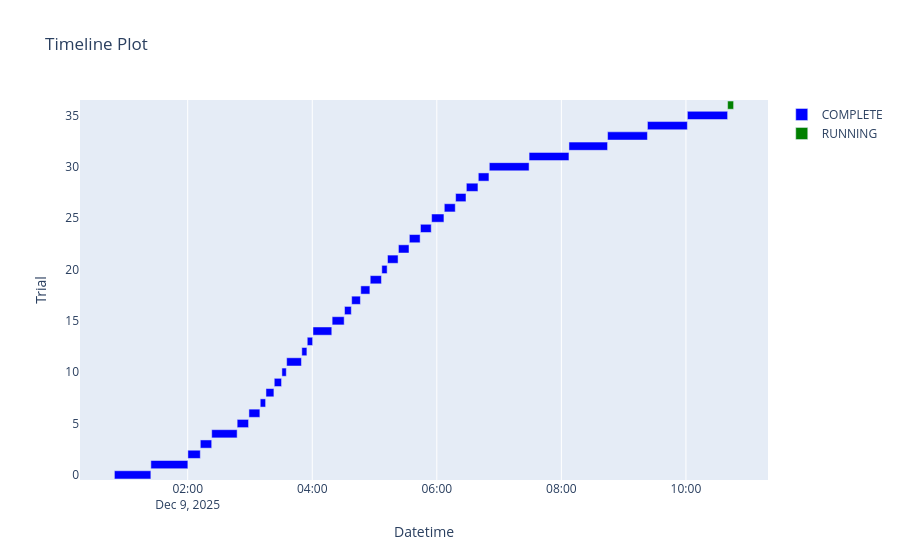

The code cell stored with this chart in its notebook:
### Code cell
plot_timeline(study)

### Figure 1 — Plotly figure (JSON) as saved in the notebook; plotly's stock layout.template omitted (floating-point values rounded to 4 significant figures)
{"data": [{"base": ["2025-12-09T00:49:23.119699", "2025-12-09T01:24:30.775792", "2025-12-09T02:00:10.058318", "2025-12-09T02:12:09.020114", "2025-12-09T02:23:07.770069", "2025-12-09T02:47:39.095046", "2025-12-09T02:58:58.262710", "2025-12-09T03:09:52.497767", "2025-12-09T03:15:23.971711", "2025-12-09T03:23:23.883527", "2025-12-09T03:30:45.437254", "2025-12-09T03:35:19.965150", "2025-12-09T03:49:56.301620", "2025-12-09T03:55:10.982671", "2025-12-09T04:00:42.183059", "2025-12-09T04:19:09.450874", "2025-12-09T04:31:05.844221", "2025-12-09T04:37:58.709222", "2025-12-09T04:46:45.279793", "2025-12-09T04:55:51.540190", "2025-12-09T05:07:00.703895", "2025-12-09T05:12:29.502019", "2025-12-09T05:23:01.162450", "2025-12-09T05:33:32.531198", "2025-12-09T05:44:15.262473", "2025-12-09T05:54:58.812905", "2025-12-09T06:07:12.992776", "2025-12-09T06:18:07.235469", "2025-12-09T06:28:27.568858", "2025-12-09T06:39:58.440439", "2025-12-09T06:50:34.896276", "2025-12-09T07:28:54.354488", "2025-12-09T08:07:19.007310", "2025-12-09T08:44:30.752696", "2025-12-09T09:22:55.461630", "2025-12-09T10:01:24.181207"], "hovertemplate": "%{text}<extra>COMPLETE</extra>", "marker": {"color": "blue"}, "name": "COMPLETE", "orientation": "h", "text": ["{<br>  \"number\": 0,<br>  \"values\": [<br>    0.12129639089107513<br>  ],<br>  \"params\": {<br>    \"backbone\": \"prithvi_eo_v2_600_tl\",<br>    \"batch_size\": 8,<br>    \"decoder_channels\": 512,<br>    \"lr\": 0.00041917115166952007,<br>    \"weight_decay\": 0.1595857358814127,<br>    \"head_dropout\": 0.010292247147901223,<br>    \"optimizer\": \"AdamW\",<br>    \"use_scheduler\": false,<br>    \"use_class_weights\": false,<br>    \"weight_scale\": 1.1479175279631737,<br>    \"freeze_backbone\": false<br>  }<br>}", "{<br>  \"number\": 1,<br>  \"values\": [<br>    0.573955774307251<br>  ],<br>  \"params\": {<br>    \"backbone\": \"prithvi_eo_v2_600_tl\",<br>    \"batch_size\": 32,<br>    \"decoder_channels\": 512,<br>    \"lr\": 1.3346527038305929e-05,<br>    \"weight_decay\": 0.10769622478263129,<br>    \"head_dropout\": 0.08526206184364576,<br>    \"optimizer\": \"Adam\",<br>    \"use_scheduler\": true,<br>    \"use_class_weights\": false,<br>    \"weight_scale\": 1.1602287406094018,<br>    \"freeze_backbone\": false<br>  }<br>}", "{<br>  \"number\": 2,<br>  \"values\": [<br>    0.11841987818479538<br>  ],<br>  \"params\": {<br>    \"backbone\": \"prithvi_eo_v2_600_tl\",<br>    \"batch_size\": 16,<br>    \"decoder_channels\": 256,<br>    \"lr\": 0.004138851334163268,<br>    \"weight_decay\": 0.20745667656752517,<br>    \"head_dropout\": 0.46974947078209456,<br>    \"optimizer\": \"Adam\",<br>    \"use_scheduler\": false,<br>    \"use_class_weights\": false,<br>    \"weight_scale\": 1.083015934534223,<br>    \"freeze_backbone\": false<br>  }<br>}", "{<br>  \"number\": 3,<br>  \"values\": [<br>    0.5222628116607666<br>  ],<br>  \"params\": {<br>    \"backbone\": \"prithvi_eo_v2_300_tl\",<br>    \"batch_size\": 32,<br>    \"decoder_channels\": 256,<br>    \"lr\": 3.4381725121151744e-05,<br>    \"weight_decay\": 0.010218376758008088,<br>    \"head_dropout\": 0.4077307142274171,<br>    \"optimizer\": \"Adam\",<br>    \"use_scheduler\": false,<br>    \"use_class_weights\": false,<br>    \"weight_scale\": 1.4349471902413369,<br>    \"freeze_backbone\": true<br>  }<br>}", "{<br>  \"number\": 4,<br>  \"values\": [<br>    0.45129114389419556<br>  ],<br>  \"params\": {<br>    \"backbone\": \"prithvi_eo_v2_600_tl\",<br>    \"batch_size\": 32,<br>    \"decoder_channels\": 512,<br>    \"lr\": 0.0011306704080979888,<br>    \"weight_decay\": 0.08986552644007194,<br>    \"head_dropout\": 0.3854835899772805,<br>    \"optimizer\": \"SGD\",<br>    \"use_scheduler\": false,<br>    \"use_class_weights\": false,<br>    \"weight_scale\": 0.97153397161449,<br>    \"freeze_backbone\": false<br>  }<br>}", "{<br>  \"number\": 5,<br>  \"values\": [<br>    0.0<br>  ],<br>  \"params\": {<br>    \"backbone\": \"prithvi_eo_v2_600_tl\",<br>    \"batch_size\": 8,<br>    \"decoder_channels\": 512,<br>    \"lr\": 0.0015173740912703608,<br>    \"weight_decay\": 0.1191609571377583,<br>    \"head_dropout\": 0.43573029509385885,<br>    \"optimizer\": \"Adam\",<br>    \"use_scheduler\": false,<br>    \"use_class_weights\": true,<br>    \"weight_scale\": 0.6650778867915151,<br>    \"freeze_backbone\": false<br>  }<br>}", "{<br>  \"number\": 6,<br>  \"values\": [<br>    0.0<br>  ],<br>  \"params\": {<br>    \"backbone\": \"prithvi_eo_v2_600_tl\",<br>    \"batch_size\": 16,<br>    \"decoder_channels\": 512,<br>    \"lr\": 0.003506590142868786,<br>    \"weight_decay\": 0.035408871584750555,<br>    \"head_dropout\": 0.25939531087168305,<br>    \"optimizer\": \"Adam\",<br>    \"use_scheduler\": true,<br>    \"use_class_weights\": true,<br>    \"weight_scale\": 0.9272607415662014,<br>    \"freeze_backbone\": false<br>  }<br>}", "{<br>  \"number\": 7,<br>  \"values\": [<br>    0.0<br>  ],<br>  \"params\": {<br>    \"backbone\": \"prithvi_eo_v2_300_tl\",<br>    \"batch_size\": 16,<br>    \"decoder_channels\": 512,<br>    \"lr\": 4.5009057333500464e-05,<br>    \"weight_decay\": 0.13865582968261486,<br>    \"head_dropout\": 0.3808098076643588,<br>    \"optimizer\": \"SGD\",<br>    \"use_scheduler\": false,<br>    \"use_class_weights\": true,<br>    \"weight_scale\": 1.752953743383857,<br>    \"freeze_backbone\": true<br>  }<br>}", "{<br>  \"number\": 8,<br>  \"values\": [<br>    0.0<br>  ],<br>  \"params\": {<br>    \"backbone\": \"prithvi_eo_v2_600_tl\",<br>    \"batch_size\": 8,<br>    \"decoder_channels\": 256,<br>    \"lr\": 0.0007325212536639256,<br>    \"weight_decay\": 0.04539957141179767,<br>    \"head_dropout\": 0.46836499436836726,<br>    \"optimizer\": \"SGD\",<br>    \"use_scheduler\": true,<br>    \"use_class_weights\": false,<br>    \"weight_scale\": 1.7258333003018238,<br>    \"freeze_backbone\": true<br>  }<br>}", "{<br>  \"number\": 9,<br>  \"values\": [<br>    0.0<br>  ],<br>  \"params\": {<br>    \"backbone\": \"prithvi_eo_v2_300_tl\",<br>    \"batch_size\": 16,<br>    \"decoder_channels\": 512,<br>    \"lr\": 0.0026379932636004812,<br>    \"weight_decay\": 0.32146465264678453,<br>    \"head_dropout\": 0.38993777292881193,<br>    \"optimizer\": \"AdamW\",<br>    \"use_scheduler\": true,<br>    \"use_class_weights\": false,<br>    \"weight_scale\": 1.4952526536620838,<br>    \"freeze_backbone\": false<br>  }<br>}", "{<br>  \"number\": 10,<br>  \"values\": [<br>    0.0<br>  ],<br>  \"params\": {<br>    \"backbone\": \"prithvi_eo_v2_300_tl\",<br>    \"batch_size\": 32,<br>    \"decoder_channels\": 128,<br>    \"lr\": 1.118094634796075e-05,<br>    \"weight_decay\": 0.43453519274744695,<br>    \"head_dropout\": 0.01936259998059145,<br>    \"optimizer\": \"Adam\",<br>    \"use_scheduler\": true,<br>    \"use_class_weights\": true,<br>    \"weight_scale\": 0.518466754347406,<br>    \"freeze_backbone\": true<br>  }<br>}", "{<br>  \"number\": 11,<br>  \"values\": [<br>    0.0<br>  ],<br>  \"params\": {<br>    \"backbone\": \"prithvi_eo_v2_300_tl\",<br>    \"batch_size\": 32,<br>    \"decoder_channels\": 256,<br>    \"lr\": 5.10343496088175e-05,<br>    \"weight_decay\": 0.010815851413847683,<br>    \"head_dropout\": 0.13309636226775867,<br>    \"optimizer\": \"Adam\",<br>    \"use_scheduler\": true,<br>    \"use_class_weights\": false,<br>    \"weight_scale\": 1.402965039888299,<br>    \"freeze_backbone\": true<br>  }<br>}", "{<br>  \"number\": 12,<br>  \"values\": [<br>    0.0<br>  ],<br>  \"params\": {<br>    \"backbone\": \"prithvi_eo_v2_300_tl\",<br>    \"batch_size\": 32,<br>    \"decoder_channels\": 128,<br>    \"lr\": 1.2321037971630439e-05,<br>    \"weight_decay\": 0.010231136613013921,<br>    \"head_dropout\": 0.2562346113041994,<br>    \"optimizer\": \"Adam\",<br>    \"use_scheduler\": true,<br>    \"use_class_weights\": false,<br>    \"weight_scale\": 1.394536842204793,<br>    \"freeze_backbone\": true<br>  }<br>}", "{<br>  \"number\": 13,<br>  \"values\": [<br>    0.0<br>  ],<br>  \"params\": {<br>    \"backbone\": \"prithvi_eo_v2_300_tl\",<br>    \"batch_size\": 32,<br>    \"decoder_channels\": 256,<br>    \"lr\": 5.9855574394009e-05,<br>    \"weight_decay\": 0.02306556087280316,<br>    \"head_dropout\": 0.16202536214129795,<br>    \"optimizer\": \"Adam\",<br>    \"use_scheduler\": false,<br>    \"use_class_weights\": false,<br>    \"weight_scale\": 1.556425198810641,<br>    \"freeze_backbone\": true<br>  }<br>}", "{<br>  \"number\": 14,<br>  \"values\": [<br>    0.0<br>  ],<br>  \"params\": {<br>    \"backbone\": \"prithvi_eo_v2_600_tl\",<br>    \"batch_size\": 32,<br>    \"decoder_channels\": 256,<br>    \"lr\": 2.4977860013662883e-05,<br>    \"weight_decay\": 0.06132144503210697,<br>    \"head_dropout\": 0.1272105724774145,<br>    \"optimizer\": \"Adam\",<br>    \"use_scheduler\": false,<br>    \"use_class_weights\": false,<br>    \"weight_scale\": 1.965899698392617,<br>    \"freeze_backbone\": false<br>  }<br>}", "{<br>  \"number\": 15,<br>  \"values\": [<br>    0.0<br>  ],<br>  \"params\": {<br>    \"backbone\": \"prithvi_eo_v2_300_tl\",<br>    \"batch_size\": 32,<br>    \"decoder_channels\": 128,<br>    \"lr\": 0.0001941946707535072,<br>    \"weight_decay\": 0.020462918834835253,<br>    \"head_dropout\": 0.32857265216378073,<br>    \"optimizer\": \"AdamW\",<br>    \"use_scheduler\": true,<br>    \"use_class_weights\": false,<br>    \"weight_scale\": 0.8335195353516914,<br>    \"freeze_backbone\": true<br>  }<br>}", "{<br>  \"number\": 16,<br>  \"values\": [<br>    0.0<br>  ],<br>  \"params\": {<br>    \"backbone\": \"prithvi_eo_v2_600_tl\",<br>    \"batch_size\": 32,<br>    \"decoder_channels\": 256,<br>    \"lr\": 0.00011446964950771402,<br>    \"weight_decay\": 0.06618813549882338,<br>    \"head_dropout\": 0.06900620887939482,<br>    \"optimizer\": \"Adam\",<br>    \"use_scheduler\": false,<br>    \"use_class_weights\": false,<br>    \"weight_scale\": 1.288690757300528,<br>    \"freeze_backbone\": true<br>  }<br>}", "{<br>  \"number\": 17,<br>  \"values\": [<br>    0.0<br>  ],<br>  \"params\": {<br>    \"backbone\": \"prithvi_eo_v2_300_tl\",<br>    \"batch_size\": 32,<br>    \"decoder_channels\": 256,<br>    \"lr\": 2.23393516335678e-05,<br>    \"weight_decay\": 0.022974029677979374,<br>    \"head_dropout\": 0.18973028109067683,<br>    \"optimizer\": \"Adam\",<br>    \"use_scheduler\": true,<br>    \"use_class_weights\": false,<br>    \"weight_scale\": 1.2317590243438072,<br>    \"freeze_backbone\": false<br>  }<br>}", "{<br>  \"number\": 18,<br>  \"values\": [<br>    0.0<br>  ],<br>  \"params\": {<br>    \"backbone\": \"prithvi_eo_v2_300_tl\",<br>    \"batch_size\": 32,<br>    \"decoder_channels\": 512,<br>    \"lr\": 0.00011053515666551402,<br>    \"weight_decay\": 0.2333326596857208,<br>    \"head_dropout\": 0.30294233014065375,<br>    \"optimizer\": \"AdamW\",<br>    \"use_scheduler\": false,<br>    \"use_class_weights\": true,<br>    \"weight_scale\": 1.660003911923529,<br>    \"freeze_backbone\": true<br>  }<br>}", "{<br>  \"number\": 19,<br>  \"values\": [<br>    0.0<br>  ],<br>  \"params\": {<br>    \"backbone\": \"prithvi_eo_v2_600_tl\",<br>    \"batch_size\": 8,<br>    \"decoder_channels\": 128,<br>    \"lr\": 2.1678401885653227e-05,<br>    \"weight_decay\": 0.039183753660176734,<br>    \"head_dropout\": 0.2035870249124567,<br>    \"optimizer\": \"SGD\",<br>    \"use_scheduler\": true,<br>    \"use_class_weights\": false,<br>    \"weight_scale\": 1.9157987030464319,<br>    \"freeze_backbone\": false<br>  }<br>}", "{<br>  \"number\": 20,<br>  \"values\": [<br>    0.0<br>  ],<br>  \"params\": {<br>    \"backbone\": \"prithvi_eo_v2_300_tl\",<br>    \"batch_size\": 32,<br>    \"decoder_channels\": 512,<br>    \"lr\": 3.2484177974442796e-05,<br>    \"weight_decay\": 0.09936314336512823,<br>    \"head_dropout\": 0.08223528139368916,<br>    \"optimizer\": \"Adam\",<br>    \"use_scheduler\": false,<br>    \"use_class_weights\": false,<br>    \"weight_scale\": 1.302027462649905,<br>    \"freeze_backbone\": true<br>  }<br>}", "{<br>  \"number\": 21,<br>  \"values\": [<br>    0.0<br>  ],<br>  \"params\": {<br>    \"backbone\": \"prithvi_eo_v2_600_tl\",<br>    \"batch_size\": 32,<br>    \"decoder_channels\": 512,<br>    \"lr\": 0.0010139064580589035,<br>    \"weight_decay\": 0.07932623645107714,<br>    \"head_dropout\": 0.376197982860254,<br>    \"optimizer\": \"SGD\",<br>    \"use_scheduler\": false,<br>    \"use_class_weights\": false,<br>    \"weight_scale\": 0.9647488765001704,<br>    \"freeze_backbone\": false<br>  }<br>}", "{<br>  \"number\": 22,<br>  \"values\": [<br>    0.0<br>  ],<br>  \"params\": {<br>    \"backbone\": \"prithvi_eo_v2_600_tl\",<br>    \"batch_size\": 32,<br>    \"decoder_channels\": 512,<br>    \"lr\": 0.00031488734914090696,<br>    \"weight_decay\": 0.09022173332755935,<br>    \"head_dropout\": 0.3099682712380808,<br>    \"optimizer\": \"SGD\",<br>    \"use_scheduler\": false,<br>    \"use_class_weights\": false,<br>    \"weight_scale\": 1.0638756902367987,<br>    \"freeze_backbone\": false<br>  }<br>}", "{<br>  \"number\": 23,<br>  \"values\": [<br>    0.0<br>  ],<br>  \"params\": {<br>    \"backbone\": \"prithvi_eo_v2_600_tl\",<br>    \"batch_size\": 32,<br>    \"decoder_channels\": 512,<br>    \"lr\": 0.00011060130809393981,<br>    \"weight_decay\": 0.05492476796591759,<br>    \"head_dropout\": 0.42133922396538726,<br>    \"optimizer\": \"SGD\",<br>    \"use_scheduler\": false,<br>    \"use_class_weights\": false,<br>    \"weight_scale\": 0.7952642769632051,<br>    \"freeze_backbone\": false<br>  }<br>}", "{<br>  \"number\": 24,<br>  \"values\": [<br>    0.0<br>  ],<br>  \"params\": {<br>    \"backbone\": \"prithvi_eo_v2_600_tl\",<br>    \"batch_size\": 32,<br>    \"decoder_channels\": 512,<br>    \"lr\": 1.4441955347380748e-05,<br>    \"weight_decay\": 0.17856731705023357,<br>    \"head_dropout\": 0.34524622047959247,<br>    \"optimizer\": \"SGD\",<br>    \"use_scheduler\": false,<br>    \"use_class_weights\": false,<br>    \"weight_scale\": 1.1732977661878314,<br>    \"freeze_backbone\": false<br>  }<br>}", "{<br>  \"number\": 25,<br>  \"values\": [<br>    0.0<br>  ],<br>  \"params\": {<br>    \"backbone\": \"prithvi_eo_v2_600_tl\",<br>    \"batch_size\": 32,<br>    \"decoder_channels\": 256,<br>    \"lr\": 0.0005153390047305161,<br>    \"weight_decay\": 0.015339621759076676,<br>    \"head_dropout\": 0.4219901068971036,<br>    \"optimizer\": \"SGD\",<br>    \"use_scheduler\": false,<br>    \"use_class_weights\": false,<br>    \"weight_scale\": 0.9577539075436732,<br>    \"freeze_backbone\": false<br>  }<br>}", "{<br>  \"number\": 26,<br>  \"values\": [<br>    0.0<br>  ],<br>  \"params\": {<br>    \"backbone\": \"prithvi_eo_v2_600_tl\",<br>    \"batch_size\": 32,<br>    \"decoder_channels\": 512,<br>    \"lr\": 0.00018732655941458288,<br>    \"weight_decay\": 0.031844868196312714,<br>    \"head_dropout\": 0.4944879902995813,<br>    \"optimizer\": \"Adam\",<br>    \"use_scheduler\": true,<br>    \"use_class_weights\": true,<br>    \"weight_scale\": 1.3860026455718808,<br>    \"freeze_backbone\": false<br>  }<br>}", "{<br>  \"number\": 27,<br>  \"values\": [<br>    0.0<br>  ],<br>  \"params\": {<br>    \"backbone\": \"prithvi_eo_v2_600_tl\",<br>    \"batch_size\": 32,<br>    \"decoder_channels\": 512,<br>    \"lr\": 0.0019267079791992292,<br>    \"weight_decay\": 0.10777314208355745,<br>    \"head_dropout\": 0.2832642479597706,<br>    \"optimizer\": \"SGD\",<br>    \"use_scheduler\": false,<br>    \"use_class_weights\": false,<br>    \"weight_scale\": 0.739069368168118,<br>    \"freeze_backbone\": false<br>  }<br>}", "{<br>  \"number\": 28,<br>  \"values\": [<br>    0.0<br>  ],<br>  \"params\": {<br>    \"backbone\": \"prithvi_eo_v2_300_tl\",<br>    \"batch_size\": 8,<br>    \"decoder_channels\": 128,<br>    \"lr\": 1.740424305524522e-05,<br>    \"weight_decay\": 0.05320845311945322,<br>    \"head_dropout\": 0.2144634243877174,<br>    \"optimizer\": \"AdamW\",<br>    \"use_scheduler\": true,<br>    \"use_class_weights\": false,<br>    \"weight_scale\": 1.0439843212570006,<br>    \"freeze_backbone\": true<br>  }<br>}", "{<br>  \"number\": 29,<br>  \"values\": [<br>    0.0<br>  ],<br>  \"params\": {<br>    \"backbone\": \"prithvi_eo_v2_600_tl\",<br>    \"batch_size\": 16,<br>    \"decoder_channels\": 256,<br>    \"lr\": 7.376060300541398e-05,<br>    \"weight_decay\": 0.14028906464234886,<br>    \"head_dropout\": 0.017052598027561025,<br>    \"optimizer\": \"Adam\",<br>    \"use_scheduler\": false,<br>    \"use_class_weights\": false,<br>    \"weight_scale\": 1.1740163899916414,<br>    \"freeze_backbone\": false<br>  }<br>}", "{<br>  \"number\": 30,<br>  \"values\": [<br>    0.6059972047805786<br>  ],<br>  \"params\": {<br>    \"backbone\": \"prithvi_eo_v2_600_tl\",<br>    \"batch_size\": 8,<br>    \"decoder_channels\": 512,<br>    \"lr\": 3.336468892627142e-05,<br>    \"weight_decay\": 0.07812632833949165,<br>    \"head_dropout\": 0.35359467749394413,<br>    \"optimizer\": \"AdamW\",<br>    \"use_scheduler\": false,<br>    \"use_class_weights\": false,<br>    \"weight_scale\": 1.5438302081566446,<br>    \"freeze_backbone\": false<br>  }<br>}", "{<br>  \"number\": 31,<br>  \"values\": [<br>    0.604312539100647<br>  ],<br>  \"params\": {<br>    \"backbone\": \"prithvi_eo_v2_600_tl\",<br>    \"batch_size\": 8,<br>    \"decoder_channels\": 512,<br>    \"lr\": 3.207071477211416e-05,<br>    \"weight_decay\": 0.07807859050482678,<br>    \"head_dropout\": 0.35118353284849263,<br>    \"optimizer\": \"AdamW\",<br>    \"use_scheduler\": false,<br>    \"use_class_weights\": false,<br>    \"weight_scale\": 1.5595708579519956,<br>    \"freeze_backbone\": false<br>  }<br>}", "{<br>  \"number\": 32,<br>  \"values\": [<br>    0.5855634212493896<br>  ],<br>  \"params\": {<br>    \"backbone\": \"prithvi_eo_v2_600_tl\",<br>    \"batch_size\": 8,<br>    \"decoder_channels\": 512,<br>    \"lr\": 3.333134888614198e-05,<br>    \"weight_decay\": 0.2592002811617609,<br>    \"head_dropout\": 0.34758415052912767,<br>    \"optimizer\": \"AdamW\",<br>    \"use_scheduler\": false,<br>    \"use_class_weights\": false,<br>    \"weight_scale\": 1.563005807842232,<br>    \"freeze_backbone\": false<br>  }<br>}", "{<br>  \"number\": 33,<br>  \"values\": [<br>    0.585539698600769<br>  ],<br>  \"params\": {<br>    \"backbone\": \"prithvi_eo_v2_600_tl\",<br>    \"batch_size\": 8,<br>    \"decoder_channels\": 512,<br>    \"lr\": 3.255181688548643e-05,<br>    \"weight_decay\": 0.2531623572870574,<br>    \"head_dropout\": 0.3426133345752787,<br>    \"optimizer\": \"AdamW\",<br>    \"use_scheduler\": false,<br>    \"use_class_weights\": false,<br>    \"weight_scale\": 1.6130709970932526,<br>    \"freeze_backbone\": false<br>  }<br>}", "{<br>  \"number\": 34,<br>  \"values\": [<br>    0.6001344919204712<br>  ],<br>  \"params\": {<br>    \"backbone\": \"prithvi_eo_v2_600_tl\",<br>    \"batch_size\": 8,<br>    \"decoder_channels\": 512,<br>    \"lr\": 3.527314247652674e-05,<br>    \"weight_decay\": 0.25599349280218664,<br>    \"head_dropout\": 0.34969958355136466,<br>    \"optimizer\": \"AdamW\",<br>    \"use_scheduler\": false,<br>    \"use_class_weights\": false,<br>    \"weight_scale\": 1.6174379816454514,<br>    \"freeze_backbone\": false<br>  }<br>}", "{<br>  \"number\": 35,<br>  \"values\": [<br>    0.5790331363677979<br>  ],<br>  \"params\": {<br>    \"backbone\": \"prithvi_eo_v2_600_tl\",<br>    \"batch_size\": 8,<br>    \"decoder_channels\": 512,<br>    \"lr\": 8.091854624942324e-05,<br>    \"weight_decay\": 0.43565659875441415,<br>    \"head_dropout\": 0.3535892370770867,<br>    \"optimizer\": \"AdamW\",<br>    \"use_scheduler\": false,<br>    \"use_class_weights\": false,<br>    \"weight_scale\": 1.8344404322808898,<br>    \"freeze_backbone\": false<br>  }<br>}"], "textposition": "none", "type": "bar", "x": [2107000.0, 2139000.0, 718700.0, 658500.0, 1471000.0, 658800.0, 633900.0, 311200.0, 459600.0, 421200.0, 254200.0, 856000.0, 294400.0, 310900.0, 1087000.0, 696100.0, 392500.0, 506200.0, 525900.0, 648800.0, 308500.0, 611300.0, 611000.0, 622400.0, 623200.0, 713900.0, 633900.0, 600000.0, 670600.0, 616100.0, 2299000.0, 2304000.0, 2231000.0, 2304000.0, 2308000.0, 2325000.0], "y": [0, 1, 2, 3, 4, 5, 6, 7, 8, 9, 10, 11, 12, 13, 14, 15, 16, 17, 18, 19, 20, 21, 22, 23, 24, 25, 26, 27, 28, 29, 30, 31, 32, 33, 34, 35]}, {"base": ["2025-12-09T10:40:09.737288"], "hovertemplate": "%{text}<extra>RUNNING</extra>", "marker": {"color": "green"}, "name": "RUNNING", "orientation": "h", "text": ["{<br>  \"number\": 36,<br>  \"values\": null,<br>  \"params\": {<br>    \"backbone\": \"prithvi_eo_v2_600_tl\",<br>    \"batch_size\": 8,<br>    \"decoder_channels\": 512,<br>    \"lr\": 4.055250617915316e-05,<br>    \"weight_decay\": 0.2925188533070977,<br>    \"head_dropout\": 0.29588572825255044,<br>    \"optimizer\": \"AdamW\",<br>    \"use_scheduler\": false,<br>    \"use_class_weights\": false,<br>    \"weight_scale\": 1.5281202293250387,<br>    \"freeze_backbone\": false<br>  }<br>}"], "textposition": "none", "type": "bar", "x": [346100.0], "y": [36]}], "layout": {"autosize": true, "showlegend": true, "title": {"text": "Timeline Plot"}, "xaxis": {"autorange": true, "range": ["2025-12-09 00:16:14.6369", "2025-12-09 11:19:04.2927"], "title": {"text": "Datetime"}, "type": "date"}, "yaxis": {"autorange": true, "range": [-0.5, 36.5], "title": {"text": "Trial"}, "type": "linear"}}}
